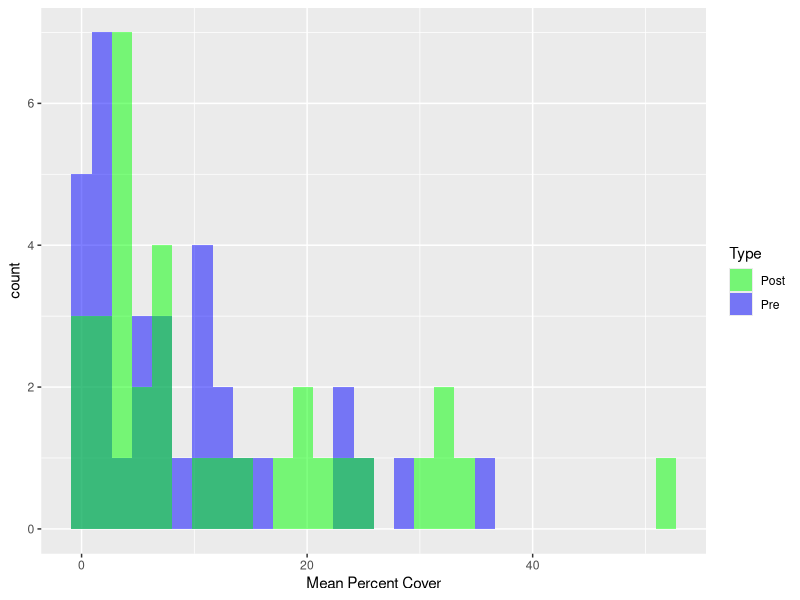

The R script that drew this image:
## ---- chunk 1
library(dplyr)
library(ggplot2)
library(gridExtra)
## ---- chunk 2
abundance_data <- read.csv("data/change in pisaster and mussels PISCO sites.csv")
## ---- chunk 3
View(abundance_data)
## ---- chunk 4
ncol(abundance_data)
## ---- chunk 5
nrow(abundance_data)
## ---- chunk 6
glimpse(abundance_data)
## ---- chunk 7
abundance_data_v2 <- rename(abundance_data, pre_mean_mussel_cover = Mean.percent_cover_Mytcal..pre.SSWS,post_mean_mussel_cover = Mean.percent_cover_Mytcal..post.SSWS)

## ---- chunk 8
mean_mussel_cover_data <- select(abundance_data_v2, c(pre_mean_mussel_cover, post_mean_mussel_cover))

## ---- chunk 9
pre_cover_data <- select(abundance_data_v2, c(pre_mean_mussel_cover))

pre_cover_data_v2 <- rename(pre_cover_data, mean_percent_cover = pre_mean_mussel_cover)
## ---- chunk 10
post_cover_data <-  select(abundance_data_v2, c(post_mean_mussel_cover))

post_cover_data_v2 <- rename(post_cover_data, mean_percent_cover = post_mean_mussel_cover)
## ---- chunk 11
mean_cover_histogram <- rbind(pre_cover_data_v2, post_cover_data_v2)

mean_cover_histogram<- ggplot(mean_cover_histogram) + 
  geom_histogram(data=pre_cover_data_v2, aes(x=mean_percent_cover, fill = "Pre"), alpha = 0.5) +
  geom_histogram(data=post_cover_data_v2, aes(x=mean_percent_cover, fill = "Post"), alpha = 0.5) + 
  xlab("Mean Percent Cover") + 
  scale_fill_manual("Type", values = c(Pre = "blue", Post = "green"))

print(mean_cover_histogram)
  
